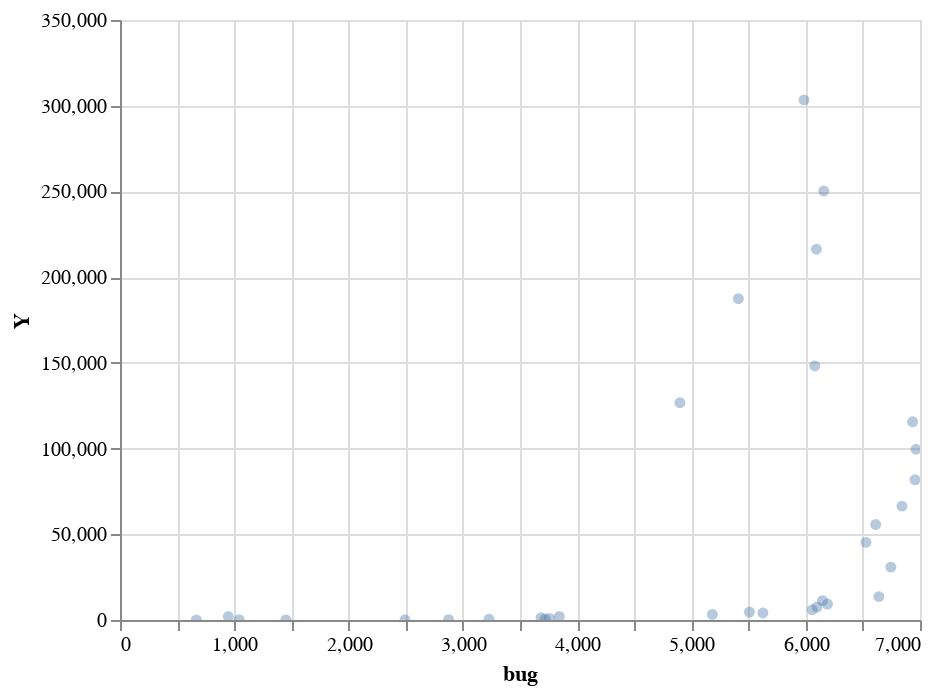

Notebook cell for this chart:
### Code cell
import altair as alt


alt.Chart(dataFr).mark_circle().encode(
   x ='bug', 
   y = 'Y',
   opacity=alt.value(0.4),
   #color=alt.value('red')
    
).interactive()
